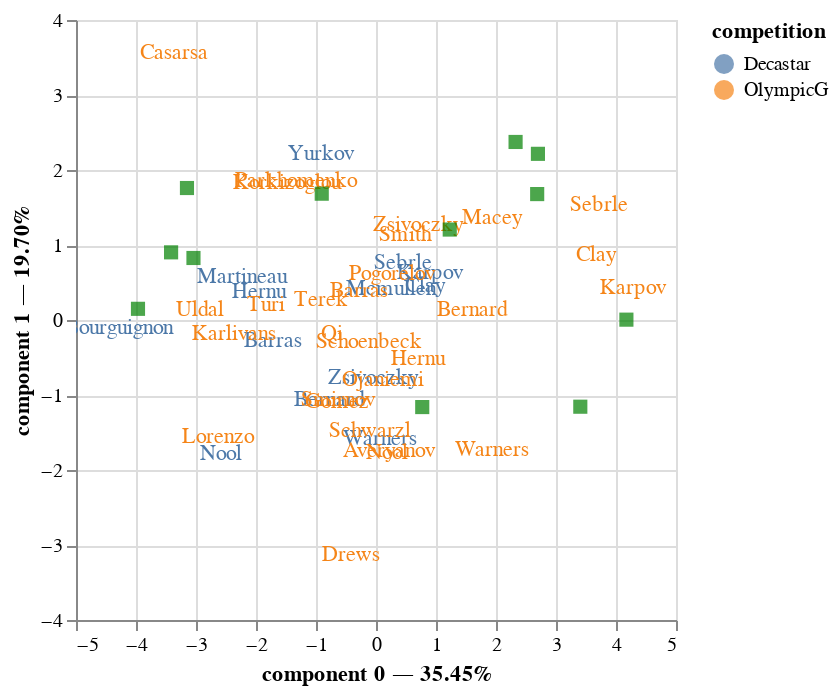

Write notebook code for a chart like this one.
### Code cell
chart

### Figure 1 — Vega-Lite specification as saved in the notebook (floating-point values rounded to 4 significant figures)
{"config": {"view": {"continuousWidth": 300, "continuousHeight": 300}}, "layer": [{"data": {"name": "data-3d674de32df8f69fcb0c069cc777484f"}, "mark": {"type": "circle", "size": 0}, "encoding": {"color": {"field": "competition", "type": "nominal"}, "tooltip": [{"field": "competition", "type": "nominal"}, {"field": "athlete", "type": "nominal"}, {"field": "component 0", "type": "quantitative"}, {"field": "component 1", "type": "quantitative"}], "x": {"axis": {"title": "component 0 — 35.45%"}, "field": "component 0", "scale": {"zero": false}, "type": "quantitative"}, "y": {"axis": {"title": "component 1 — 19.70%"}, "field": "component 1", "scale": {"zero": false}, "type": "quantitative"}}, "name": "view_13"}, {"data": {"name": "data-3d674de32df8f69fcb0c069cc777484f"}, "mark": {"type": "text"}, "encoding": {"color": {"field": "competition", "type": "nominal"}, "text": {"field": "label", "type": "nominal"}, "tooltip": [{"field": "competition", "type": "nominal"}, {"field": "athlete", "type": "nominal"}, {"field": "component 0", "type": "quantitative"}, {"field": "component 1", "type": "quantitative"}], "x": {"axis": {"title": "component 0 — 35.45%"}, "field": "component 0", "scale": {"zero": false}, "type": "quantitative"}, "y": {"axis": {"title": "component 1 — 19.70%"}, "field": "component 1", "scale": {"zero": false}, "type": "quantitative"}}}, {"data": {"name": "data-61af5b87ab7c6baacb32d9074eb10414"}, "mark": {"type": "square", "color": "green", "size": 50}, "encoding": {"tooltip": [{"field": "variable", "type": "nominal"}], "x": {"field": "component 0", "scale": {"zero": false}, "type": "quantitative"}, "y": {"field": "component 1", "scale": {"zero": false}, "type": "quantitative"}}}], "params": [{"name": "param_17", "select": {"type": "interval", "encodings": ["x", "y"]}, "bind": "scales", "views": ["view_13"]}], "$schema": "https://vega.github.io/schema/vega-lite/v5.15.1.json", "datasets": {"data-3d674de32df8f69fcb0c069cc777484f": [{"competition": "Decastar", "athlete": "Sebrle", "component 0": 0.4474, "component 1": 0.7663, "component 2": 1.005, "component 3": 1.224, "component 4": 0.4332, "label": "Sebrle"}, {"competition": "Decastar", "athlete": "Clay", "component 0": 0.8102, "component 1": 0.4507, "component 2": 1.896, "component 3": -0.05722, "component 4": -1.7, "label": "Clay"}, {"competition": "Decastar", "athlete": "Karpov", "component 0": 0.908, "component 1": 0.628, "component 2": 2.24, "component 3": -1.464, "component 4": 0.3073, "label": "Karpov"}, {"competition": "Decastar", "athlete": "Bernard", "component 0": -0.7867, "component 1": -1.06, "component 2": 0.6215, "component 3": 2.175, "component 4": -0.2635, "label": "Bernard"}, {"competition": "Decastar", "athlete": "Yurkov", "component 0": -0.916, "component 1": 2.219, "component 2": -0.8895, "component 3": 0.8519, "component 4": 0.587, "label": "Yurkov"}, {"competition": "Decastar", "athlete": "Warners", "component 0": 0.0612, "component 1": -1.588, "component 2": 0.8301, "component 3": -0.5549, "component 4": 0.9225, "label": "Warners"}, {"competition": "Decastar", "athlete": "Zsivoczky", "component 0": -0.04756, "component 1": -0.7771, "component 2": -1.152, "component 3": -1.603, "component 4": 0.6948, "label": "Zsivoczky"}, {"competition": "Decastar", "athlete": "Mcmullen", "component 0": 0.2482, "component 1": 0.41, "component 2": 0.2228, "component 3": -1.496, "component 4": 1.071, "label": "Mcmullen"}, {"competition": "Decastar", "athlete": "Martineau", "component 0": -2.237, "component 1": 0.5791, "component 2": -0.7639, "component 3": -0.2133, "component 4": 0.9031, "label": "Martineau"}, {"competition": "Decastar", "athlete": "Hernu", "component 0": -1.952, "component 1": 0.3765, "component 2": 0.6561, "component 3": 0.402, "component 4": -0.7827, "label": "Hernu"}, {"competition": "Decastar", "athlete": "Barras", "component 0": -1.713, "component 1": -0.2778, "component 2": 0.02337, "component 3": -0.3521, "component 4": 0.7938, "label": "Barras"}, {"competition": "Decastar", "athlete": "Nool", "component 0": -2.583, "component 1": -1.784, "component 2": -1.306, "component 3": -0.03507, "component 4": 0.6869, "label": "Nool"}, {"competition": "Decastar", "athlete": "Bourguignon", "component 0": -4.291, "component 1": -0.106, "component 2": 1.27, "component 3": 0.7722, "component 4": -0.3554, "label": "Bourguignon"}, {"competition": "OlympicG", "athlete": "Sebrle", "component 0": 3.714, "component 1": 1.532, "component 2": -0.2202, "component 3": 1.777, "component 4": 0.1345, "label": "Sebrle"}, {"competition": "OlympicG", "athlete": "Clay", "component 0": 3.669, "component 1": 0.8694, "component 2": 0.3255, "component 3": 1.185, "component 4": -0.9428, "label": "Clay"}, {"competition": "OlympicG", "athlete": "Karpov", "component 0": 4.278, "component 1": 0.4232, "component 2": 0.3598, "component 3": -1.736, "component 4": -0.7048, "label": "Karpov"}, {"competition": "OlympicG", "athlete": "Macey", "component 0": 1.94, "component 1": 1.365, "component 2": -1.261, "component 3": -1.115, "component 4": 0.6, "label": "Macey"}, {"competition": "OlympicG", "athlete": "Warners", "component 0": 1.933, "component 1": -1.728, "component 2": 0.9048, "component 3": -0.5048, "component 4": -0.1488, "label": "Warners"}, {"competition": "OlympicG", "athlete": "Zsivoczky", "component 0": 0.7081, "component 1": 1.27, "component 2": -1.042, "component 3": 0.5447, "component 4": 0.5282, "label": "Zsivoczky"}, {"competition": "OlympicG", "athlete": "Hernu", "component 0": 0.7029, "component 1": -0.5161, "component 2": -0.7455, "component 3": -0.1751, "component 4": 0.9126, "label": "Hernu"}, {"competition": "OlympicG", "athlete": "Nool", "component 0": 0.181, "component 1": -1.774, "component 2": 1.005, "component 3": 2.009, "component 4": -0.7868, "label": "Nool"}, {"competition": "OlympicG", "athlete": "Bernard", "component 0": 1.602, "component 1": 0.1363, "component 2": -0.1161, "component 3": -1.665, "component 4": 0.8826, "label": "Bernard"}, {"competition": "OlympicG", "athlete": "Schwarzl", "component 0": -0.09419, "component 1": -1.478, "component 2": 0.7344, "component 3": 0.4995, "component 4": 0.6234, "label": "Schwarzl"}, {"competition": "OlympicG", "athlete": "Pogorelov", "component 0": 0.2605, "component 1": 0.6163, "component 2": 1.781, "component 3": -0.2319, "component 4": 1.327, "label": "Pogorelov"}, {"competition": "OlympicG", "athlete": "Schoenbeck", "component 0": -0.1234, "component 1": -0.2926, "component 2": 0.5633, "component 3": 1.019, "component 4": -0.3657, "label": "Schoenbeck"}, {"competition": "OlympicG", "athlete": "Barras", "component 0": -0.2913, "component 1": 0.3887, "component 2": -1.683, "component 3": 0.6218, "component 4": 0.129, "label": "Barras"}, {"competition": "OlympicG", "athlete": "Smith", "component 0": 0.4832, "component 1": 1.129, "component 2": -1.574, "component 3": -1.116, "component 4": -0.7263, "label": "Smith"}, {"competition": "OlympicG", "athlete": "Averyanov", "component 0": 0.2223, "component 1": -1.743, "component 2": 0.5163, "component 3": -0.2938, "component 4": 0.2232, "label": "Averyanov"}, {"competition": "OlympicG", "athlete": "Ojaniemi", "component 0": 0.1181, "component 1": -0.7941, "component 2": -0.19, "component 3": 0.1068, "component 4": -0.8634, "label": "Ojaniemi"}, {"competition": "OlympicG", "athlete": "Smirnov", "component 0": -0.639, "component 1": -1.066, "component 2": -1.244, "component 3": 0.3215, "component 4": -0.0981, "label": "Smirnov"}, {"competition": "OlympicG", "athlete": "Qi", "component 0": -0.7394, "component 1": -0.1883, "component 2": -1.023, "component 3": -0.3494, "component 4": -0.2669, "label": "Qi"}, {"competition": "OlympicG", "athlete": "Drews", "component 0": -0.4232, "component 1": -3.135, "component 2": 0.8796, "component 3": -0.5557, "component 4": 0.474, "label": "Drews"}, {"competition": "OlympicG", "athlete": "Parkhomenko", "component 0": -1.336, "component 1": 1.859, "component 2": -0.7314, "component 3": 1.697, "component 4": 0.9861, "label": "Parkhomenko"}, {"competition": "OlympicG", "athlete": "Terek", "component 0": -0.9084, "component 1": 0.2634, "component 2": 2.386, "component 3": 0.2507, "component 4": -0.4208, "label": "Terek"}, {"competition": "OlympicG", "athlete": "Gomez", "component 0": -0.6557, "component 1": -1.095, "component 2": -1.534, "component 3": -0.1725, "component 4": -0.5684, "label": "Gomez"}, {"competition": "OlympicG", "athlete": "Turi", "component 0": -1.836, "component 1": 0.1961, "component 2": 0.8297, "component 3": 0.375, "component 4": 1.809, "label": "Turi"}, {"competition": "OlympicG", "athlete": "Lorenzo", "component 0": -2.625, "component 1": -1.563, "component 2": -1.643, "component 3": -0.08605, "component 4": -0.8168, "label": "Lorenzo"}, {"competition": "OlympicG", "athlete": "Karlivans", "component 0": -2.359, "component 1": -0.1904, "component 2": -0.1377, "component 3": -1.192, "component 4": 0.4298, "label": "Karlivans"}, {"competition": "OlympicG", "athlete": "Korkizoglou", "component 0": -1.484, "component 1": 1.823, "component 2": 3.003, "component 3": -0.9014, "component 4": -1.046, "label": "Korkizoglou"}, {"competition": "OlympicG", "athlete": "Uldal", "component 0": -2.936, "component 1": 0.1325, "component 2": -0.5305, "component 3": 0.04164, "component 4": -0.7504, "label": "Uldal"}, {"competition": "OlympicG", "athlete": "Casarsa", "component 0": -3.361, "component 1": 3.557, "component 2": 0.3897, "component 3": -0.3548, "component 4": -0.5531, "label": "Casarsa"}], "data-61af5b87ab7c6baacb32d9074eb10414": [{"variable": "100m", "component 0": -3.415, "component 1": 0.9022, "component 2": -0.759, "component 3": 0.1551, "component 4": 0.3638, "label": "100m"}, {"variable": "long.jump", "component 0": 3.405, "component 1": -1.156, "component 2": 0.4661, "component 3": -0.01271, "component 4": -0.2409, "label": "long.jump"}, {"variable": "shot.put", "component 0": 2.699, "component 1": 2.216, "component 2": 0.06764, "component 3": 0.2904, "component 4": -0.06063, "label": "shot.put"}, {"variable": "high.jump", "component 0": 2.686, "component 1": 1.679, "component 2": -0.03878, "component 3": -0.2295, "component 4": 0.9091, "label": "high.jump"}, {"variable": "400m", "component 0": -3.151, "component 1": 1.76, "component 2": 0.6898, "component 3": 0.2418, "component 4": 0.3232, "label": "400m"}, {"variable": "110m.hurdle", "component 0": -3.042, "component 1": 0.8268, "component 2": -0.1319, "component 3": 0.2386, "component 4": -0.5712, "label": "110m.hurdle"}, {"variable": "discus", "component 0": 2.326, "component 1": 2.374, "component 2": 0.05362, "component 3": -0.4264, "component 4": -0.4662, "label": "discus"}, {"variable": "pole.vault", "component 0": 0.7707, "component 1": -1.161, "component 2": 1.875, "component 3": 1.33, "component 4": 0.2336, "label": "pole.vault"}, {"variable": "javeline", "component 0": 1.229, "component 1": 1.206, "component 2": -1.565, "component 3": 1.426, "component 4": -0.2217, "label": "javeline"}, {"variable": "1500m", "component 0": -0.9044, "component 1": 1.684, "component 2": 2.358, "component 3": -0.1185, "component 4": -0.2673, "label": "1500m"}, {"variable": "rank", "component 0": -3.967, "component 1": 0.1491, "component 2": 0.2306, "component 3": -0.3232, "component 4": -0.2429, "label": "rank"}, {"variable": "points", "component 0": 4.173, "component 1": 0.004606, "component 2": -0.1858, "component 3": 0.4279, "component 4": 0.08428, "label": "points"}]}}
